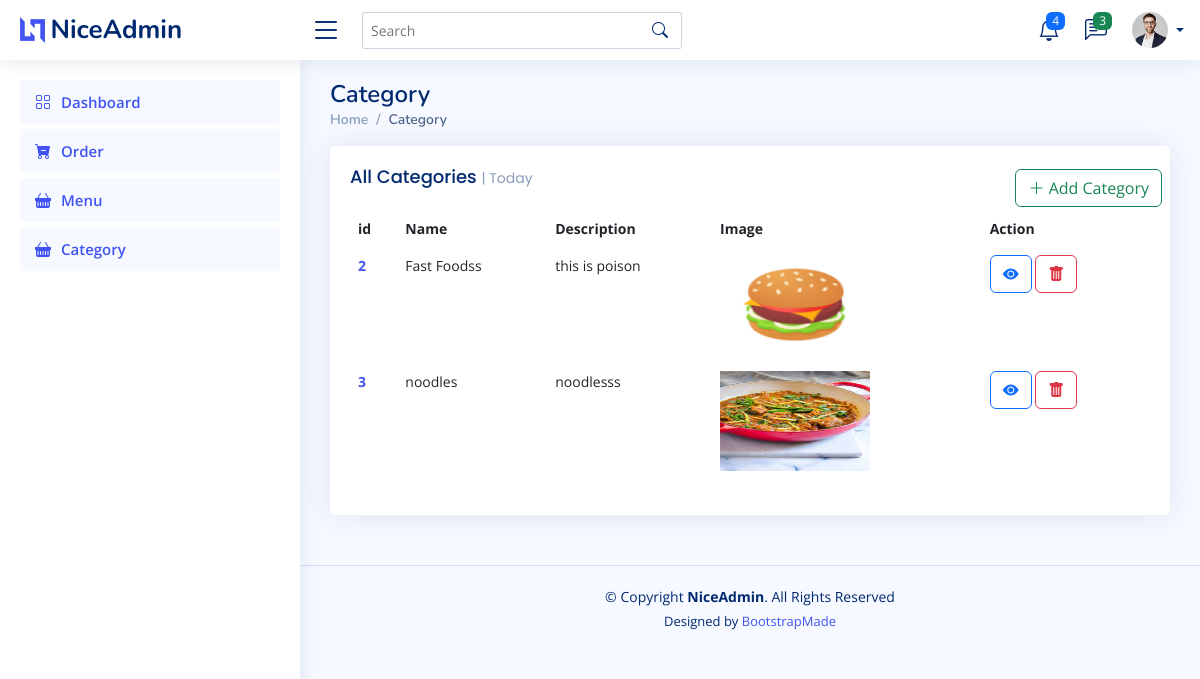
Page /category/ on the earlier database version.
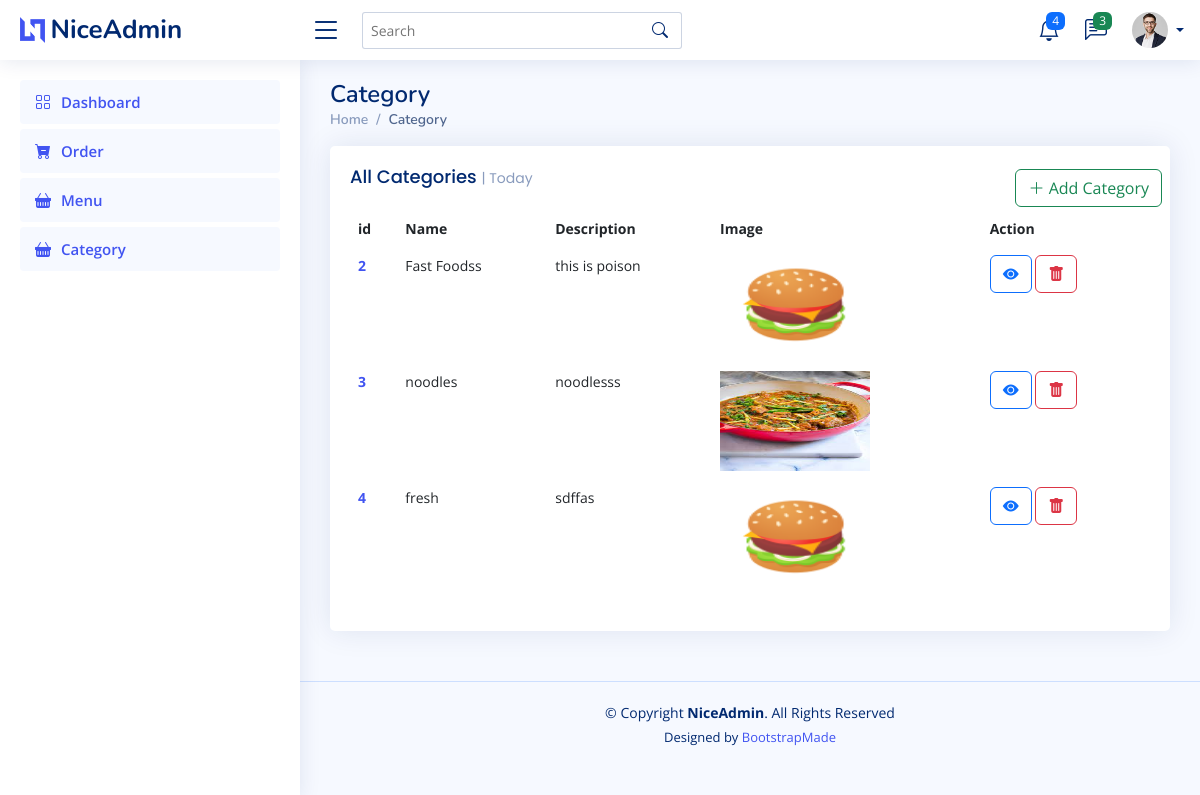
Same page on the later database version.
### pages/models.py (models this page shows, shortened)
class Category(models.Model):
    name = models.CharField(max_length=200)
    description = models.TextField()
    image = models.ImageField(upload_to='category_images')
    created_at = models.DateTimeField(default=datetime.now())

### pages/views.py (the view)
# urls.py: path('category/', views.category),
def category(request):
    categories = Category.objects.all()
    return render(request, 'category.html', {'categories':categories})

### templates/category.html (shortened to what this page needs)
{% load static %}
{% include 'header.html' %}
<main id="main" class="main">
    <div class="pagetitle">
      <h1>Category</h1>
      <nav>
        <ol class="breadcrumb">
          <li class="breadcrumb-item"><a href="/">Home</a></li>
          <li class="breadcrumb-item active">Category</li>
        </ol>
      </nav>
    </div>
    <section class="section dashboard">
      <div class="row">
        <div class="col-lg-12">
          <div class="row">
            <div class="col-12">
              <div class="card recent-sales overflow-auto">
                <div class="filter p-2">
                  <button type="button" class="btn btn-outline-success" data-bs-toggle="modal" data-bs-target="#addCategory">
                    <i class="bi bi-plus-lg"></i> Add Category
                  </button>
                </div>
                <div class="card-body">
                  <h5 class="card-title">All Categories <span>| Today</span></h5>
                  <table class="table table-borderless datatable">
                    <thead>
                      <tr>
                        <th scope="col">id</th>
                        <th scope="col">Name</th>
                        <th scope="col">Description</th>
                        <th scope="col">Image</th>
                        <th scope="col">Action</th>
                      </tr>
                    </thead>
                    <tbody>
                      {% for category in categories %}
                      <tr>
                        <th scope="row"><a href="#">{{category.id}}</a></th>
                        <td>{{category.name}}</td>
                        <td>{{category.description}}</td>
                        <td><img style="height: 100px; width: 150px;" class="img-fluid img-responsive" src="{{category.image.url}}"></td>
                        <td>
                          <a class="btn btn-outline-primary" href="view-category/{{category.id}}"><i class="bi bi-eye-fill"></i></a>
                          <button type="button" class="btn btn-outline-danger" data-bs-toggle="modal" data-bs-target="#category-{{category.id}}">
                            <i class="bi bi-trash-fill"></i>
                          </button>
                        </td>
                      </tr>
                      {% endfor %}
                    </tbody>
                  </table>
                </div>
              </div>
            </div>
          </div>
        </div>
      </div>
    </section>
</main>
{% include 'footer.html' %}

Differences in the rows shown:
added Category: id "4", name "fresh", description "sdffas", image (picture)
